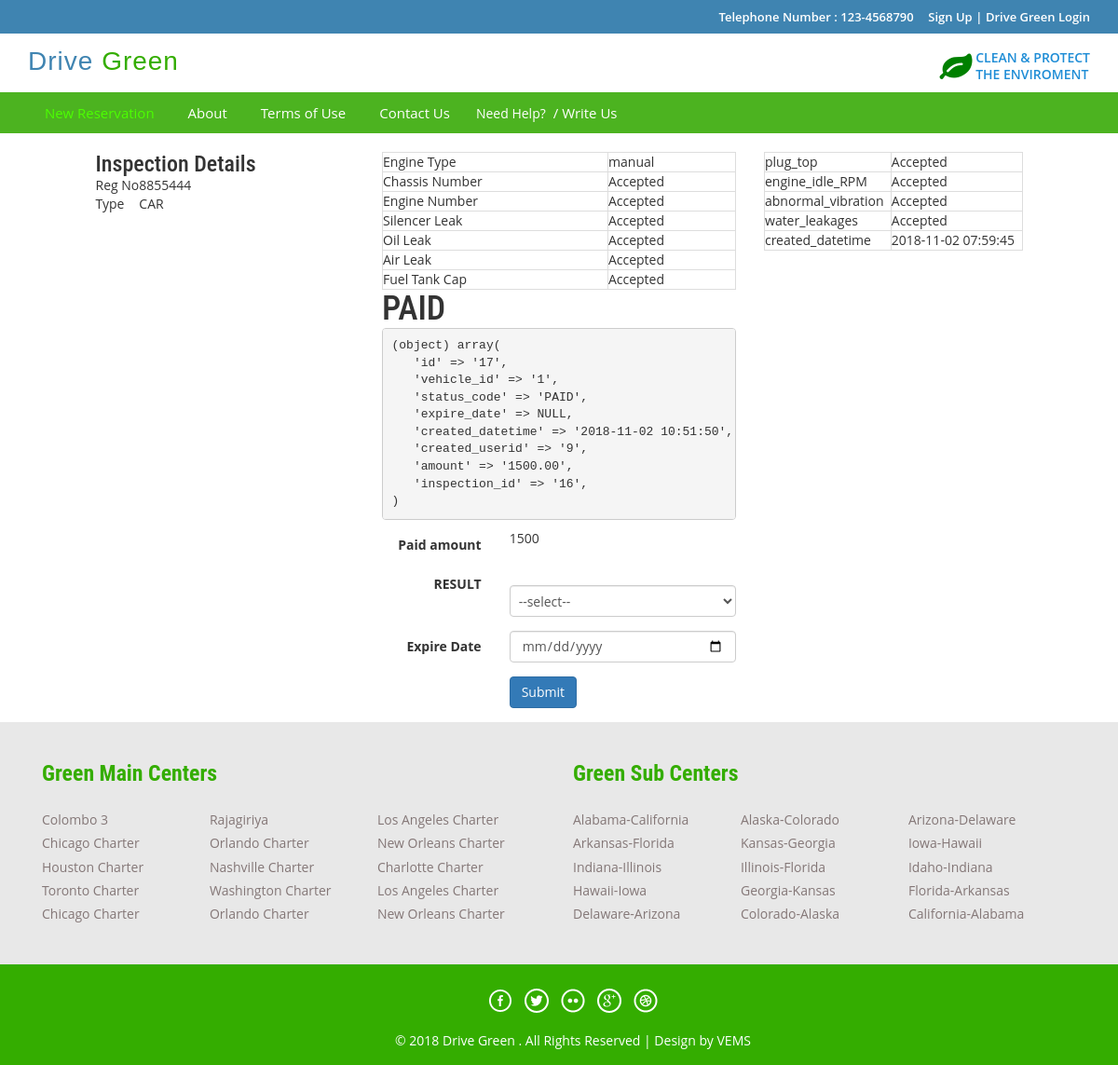
The page /Payment_Controller/loadPayment/16 on the database its author committed.
### tables this page shows
CREATE TABLE `dg_inspection` (
  `id` int(5) NOT NULL AUTO_INCREMENT,
  `vehicle_id` int(5) DEFAULT NULL,
  `engine_type` varchar(10) DEFAULT NULL,
  `chassis_number` varchar(20) DEFAULT NULL,
  `engine_number` varchar(20) DEFAULT NULL,
  `silencer_leak` varchar(20) DEFAULT NULL,
  `oil_leak` varchar(20) DEFAULT NULL,
  `air_leak` varchar(20) DEFAULT NULL,
  `fuel_tank_cap` varchar(20) DEFAULT NULL,
  `plug_top` varchar(20) DEFAULT NULL,
  `engine_idle_RPM` varchar(20) DEFAULT NULL,
  `abnormal_vibration` varchar(20) DEFAULT NULL,
  `water_leakages` varchar(20) DEFAULT NULL,
  `created_datetime` timestamp NULL DEFAULT CURRENT_TIMESTAMP,
  `created_user` int(5) DEFAULT NULL,
  `inspec_result` varchar(20) DEFAULT NULL,
  `booking_id` int(5) DEFAULT '0',
  `center_id` int(5) DEFAULT NULL,
  PRIMARY KEY (`id`),
  KEY `FK_dg_inspection_engine` (`engine_type`),
  KEY `FK_dg_inspection_user` (`created_user`),
  KEY `FK_dg_inspection_booking` (`booking_id`),
  CONSTRAINT `FK_dg_inspection_booking` FOREIGN KEY (`booking_id`) REFERENCES `dg_booking` (`id`),
  CONSTRAINT `FK_dg_inspection_engine` FOREIGN KEY (`engine_type`) REFERENCES `dg_engine` (`engine_type`),
  CONSTRAINT `FK_dg_inspection_user` FOREIGN KEY (`created_user`) REFERENCES `dg_user` (`id`)
);

CREATE TABLE `dg_vehicle` (
  `id` int(5) NOT NULL AUTO_INCREMENT,
  `manufac_year` int(5) DEFAULT NULL,
  `stroke` int(5) DEFAULT NULL,
  `reg_no` varchar(30) DEFAULT NULL,
  `type_code` varchar(10) DEFAULT NULL,
  `fual_type` varchar(10) DEFAULT NULL,
  `brand_code` varchar(10) DEFAULT NULL,
  `customer_id` int(5) DEFAULT NULL,
  `created_datetime` timestamp NULL DEFAULT CURRENT_TIMESTAMP,
  `created_userid` int(5) DEFAULT NULL,
  PRIMARY KEY (`id`),
  KEY `FK_dg_vehicle_fual` (`fual_type`),
  KEY `FK_dg_vehicle_brand` (`brand_code`),
  KEY `FK_dg_vehicle_type` (`type_code`),
  CONSTRAINT `FK_dg_vehicle_brand` FOREIGN KEY (`brand_code`) REFERENCES `dg_vehicle_brand` (`brand_code`),
  CONSTRAINT `FK_dg_vehicle_fual` FOREIGN KEY (`fual_type`) REFERENCES `dg_fual` (`fual_type`),
  CONSTRAINT `FK_dg_vehicle_type` FOREIGN KEY (`type_code`) REFERENCES `dg_vehicle_type` (`type_code`)
);

### application/controllers/Payment_Controller.php (called while the page is built, shortened)
<?php
class Payment_Controller extends CI_Controller {
    public function loadPayment($token) {
        $this->load->model(array('Inspection', 'Payment'));
        $inspection = new Inspection();
          $payment0 = new Payment();
        $inspectionDetail = $inspection->getInspectionDetail($token);
        $data['inspectionDetail'] = $inspectionDetail[0];
            switch ($inspectionDetail[0]->type_code) {
                case "CAR":
                    $data['charge_amount'] = '1500';
                    break;
            }
        if ($inspectionDetail[0]->inspec_result == 'PAID' || $inspectionDetail[0]->inspec_result == 'RESULT') {
           $paymentDetails = $payment0->getPaymentByInspetionID($token);
           $data['paymentDetails'] = $paymentDetails[0];
        }
        $this->load->view('staff/payment', $data);
    }
}

### index.php (called while the page is built, shortened)
<?php
require_once BASEPATH.'core/CodeIgniter.php';

### application/models/Inspection.php (called while the page is built, shortened)
<?php
class Inspection extends MY_Model {
    public function getInspectionDetail($inspection_id) {
        $this->db->select('dg_inspection.*,dg_vehicle.reg_no,dg_vehicle.type_code');
        $this->db->from('dg_inspection');
        $this->db->join('dg_vehicle', 'dg_vehicle.id = dg_inspection.vehicle_id');
        $where = " dg_inspection.id = '" . $inspection_id . "'";
        $this->db->where($where);
        $query = $this->db->get();
        if ($query->num_rows() > 0) {
            return $query->result();
        } else {
            return FALSE;
        }
    }
}

### application/models/Payment.php (called while the page is built, shortened)
<?php
class Payment extends MY_Model {
    public function getPaymentByInspetionID($inspection_id) {
        $this->db->select('dg_payment.*');
        $this->db->from('dg_payment');
        $where = " inspection_id = '" . $inspection_id . "'";
        $this->db->where($where);
        $query = $this->db->get();
        if ($query->num_rows() > 0) {
            return $query->result();
        } else {
            return FALSE;
        }
    }
}

### application/views/staff/payment.php (the view, shortened to what this page needs)
<!DOCTYPE HTML>
<html>
    <head>
    </head>
    <body>
        <div class="top-header">
        </div>
        <div class="header">
        </div>
        <div class="footer-btm wow fadeInLeft animated" data-wow-delay=".5s">
            <div class="container">
                <div class="navigation">
                    <nav class="navbar navbar-default">
                        <div class="collapse navbar-collapse nav-wil" id="bs-example-navbar-collapse-1">
                            <nav class="cl-effect-1">
                            </nav>
                        </div>
                    </nav>
                </div>
            </div>
        </div>
        <br>
        <div  id="printDiv">
            <div class="row">
                <div class="col-md-1"></div>
                <div class="col-md-3">
                    <h3>Inspection Details</h3>
                    <table border="0">
                        <tbody>
                            <tr>
                                <td>Reg No</td>
                                <td><?= $inspectionDetail->reg_no ?></td>
                            </tr>
                            <tr>
                                <td>Type</td>
                                <td><?= $inspectionDetail->type_code ?></td>
                            </tr>
                        </tbody>
                    </table>
                </div>
                <div class="col-md-4">
                    <table class="table-bordered" style="width: 100%">
                        <tbody>
                            <tr>
                                <td>Engine Type</td>
                                <td><?= $inspectionDetail->engine_type ?></td>
                            </tr>
                            <tr>
                                <td>Chassis Number</td>
                                <td><?= $inspectionDetail->chassis_number ?></td>
                            </tr>
                            <tr>
                                <td>Engine Number</td>
                                <td><?= $inspectionDetail->engine_number ?></td>
                            </tr>
                            <tr>
                                <td>Silencer Leak</td>
                                <td><?= $inspectionDetail->silencer_leak ?></td>
                            </tr>
                            <tr>
                                <td>Oil Leak</td>
                                <td><?= $inspectionDetail->oil_leak ?></td>
                            </tr>
                            <tr>
                                <td>Air Leak</td>
                                <td><?= $inspectionDetail->air_leak ?></td>
                            </tr>
                            <tr>
                                <td>Fuel Tank Cap</td>
                                <td><?= $inspectionDetail->fuel_tank_cap ?></td>
                            </tr>
                        </tbody>
                    </table>
                </div>
                <div class="col-md-3">
                    <table class="table-bordered" style="width: 100%">
                        <tbody>
                            <tr>
                                <td>plug_top</td>
                                <td><?= $inspectionDetail->plug_top ?></td>
                            </tr>
                            <tr>
                                <td>engine_idle_RPM</td>
                                <td><?= $inspectionDetail->engine_idle_RPM ?></td>
                            </tr>
                            <tr>
                                <td>abnormal_vibration</td>
                                <td><?= $inspectionDetail->abnormal_vibration ?></td>
                            </tr>
                            <tr>
                                <td>water_leakages</td>
                                <td><?= $inspectionDetail->water_leakages ?></td>
                            </tr>
                            <tr>
                                <td>created_datetime</td>
                                <td><?= $inspectionDetail->created_datetime ?></td>
                            </tr>
                        </tbody>
                    </table>
                </div>
                <div class="col-md-1"></div>
            </div>
            <div class="row" id="printDiv">
                <div class="col-md-1"></div>
                <div class="col-md-3"></div>
                <div class="col-md-4">
                </div>
                <div class="col-md-3"></div>
                <div class="col-md-1"></div>
            </div>
        </div>
        <?php if ($inspectionDetail->inspec_result == 'ACCEPT') {
            ?>
            <div class="row">
                <div class="col-md-4"></div>
                <div class="col-md-4">
                    <h1><?= $inspectionDetail->inspec_result ?> </h1>
                    <form action="<?= base_url('Payment_Controller/payment') ?>" method="post">
                        <div class="form-group">
                            <label for="text1" class="control-label col-xs-4">Payment Amount</label>
                            <div class="col-xs-8">
                                <input id="text1" name="vehicle_id" type="hidden" value="<?= $inspectionDetail->vehicle_id ?>" class="form-control">
                                <input id="text1" name="inspection_id" type="hidden" value="<?= $inspectionDetail->id ?>" class="form-control">
                                <input id="text1" name="amount" type="hidden" value="<?= $charge_amount ?>" class="form-control">
                                <h2><?= $charge_amount ?>/=</h2>
                            </div>
                        </div>
                        <div class="form-group row">
                            <div class="col-xs-offset-4 col-xs-8">
                                <button name="submit" type="submit" class="btn btn-primary">Submit</button>
                            </div>
                        </div>
                    </form>
                </div>
                <div class="col-md-4"></div>
            </div>
        <?php } else if ($inspectionDetail->inspec_result == 'PAID') {
            ?>
            <div class="row">
                <div class="col-md-4"></div>
                <div class="col-md-4">
                    <h1><?= $inspectionDetail->inspec_result ?> </h1>
                    <form class="form-horizontal" action="<?= base_url('Inspection_Controller/setFianlResult') ?>" method="post">
                        <?php echo '<tt><pre>' . var_export($paymentDetails, TRUE) . '</pre></tt>'; ?>
                        <div class="form-group">
                            <label for="text1" class="control-label col-xs-4">Paid amount</label>
                            <div class="col-xs-8">
                                <?= $charge_amount ?>
                            </div>
                        </div>
                        <div class="form-group">
                            <label for="text" class="control-label col-xs-4">RESULT</label>
                            <div class="col-xs-8">
                                <select name="status_code" class="form-control" required="">
                                    <option value="">--select--</option>
                                </select>
                            </div>
                        </div>
                        <div class="form-group">
                            <label for="s" class="control-label col-xs-4">Expire Date</label>
                            <div class="col-xs-8">
                                <input id="s" name="expire_date" required="" type="date" class="form-control">
                            </div>
                        </div>
                        <div class="form-group row">
                            <div class="col-xs-offset-4 col-xs-8">
                                <button name="submit" type="submit" class="btn btn-primary">Submit</button>
                            </div>
                        </div>
                    </form></div>
                <div class="col-md-4"></div>
            </div>
        <?php }
        ?>
        <div class="footer-top">
            <div class="container">
            </div>
        </div>
        <div class="copy-right">
            <div class="container">
            </div>
        </div>
    </body>
</html>

### rows shown on the page
dg_inspection: dg_vehicle.reg_no "8855444", dg_vehicle.type_code "CAR", engine_type "manual", chassis_number "Accepted", engine_number "Accepted", silencer_leak "Accepted", oil_leak "Accepted", air_leak "Accepted", fuel_tank_cap "Accepted", plug_top "Accepted", engine_idle_RPM "Accepted", abnormal_vibration "Accepted", water_leakages "Accepted", created_datetime "2018-11-02 07:59:45", inspec_result "PAID"

### other values the page prints
$charge_amount "1500"
